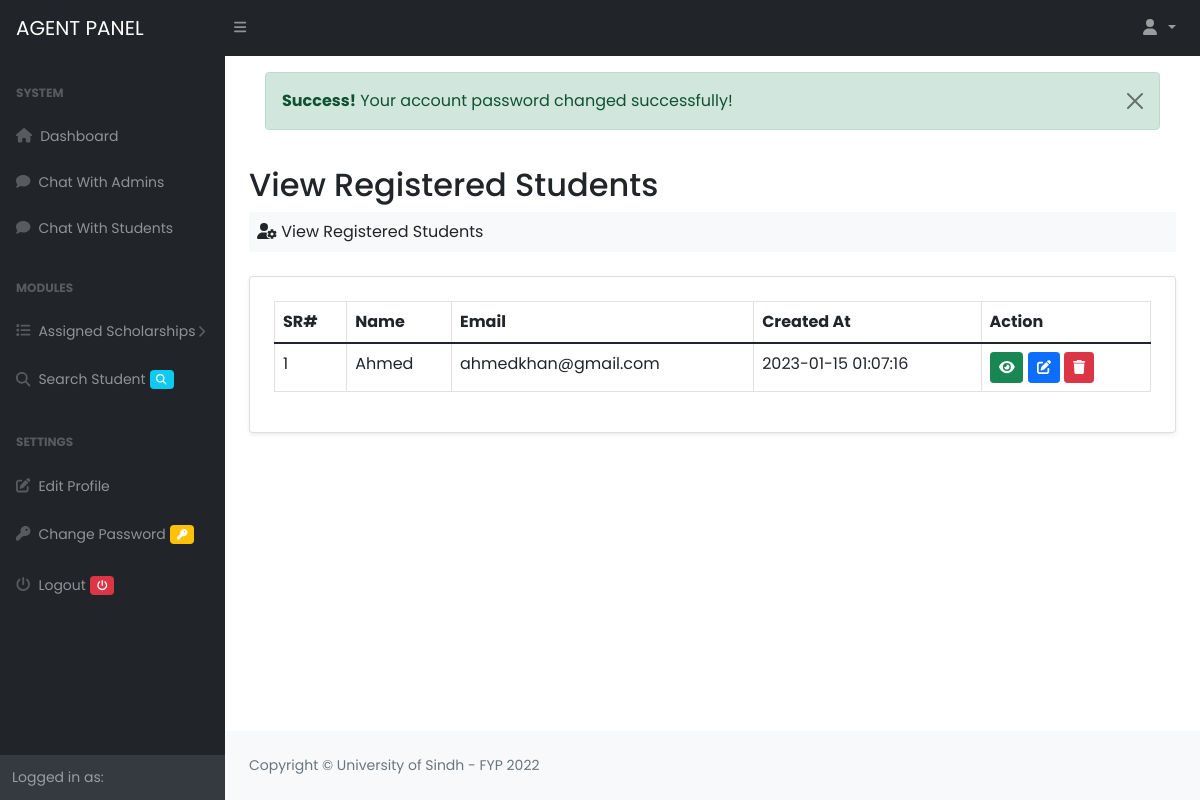
The page /Project/agent/view_students.php (signed in) on the database as committed earlier.
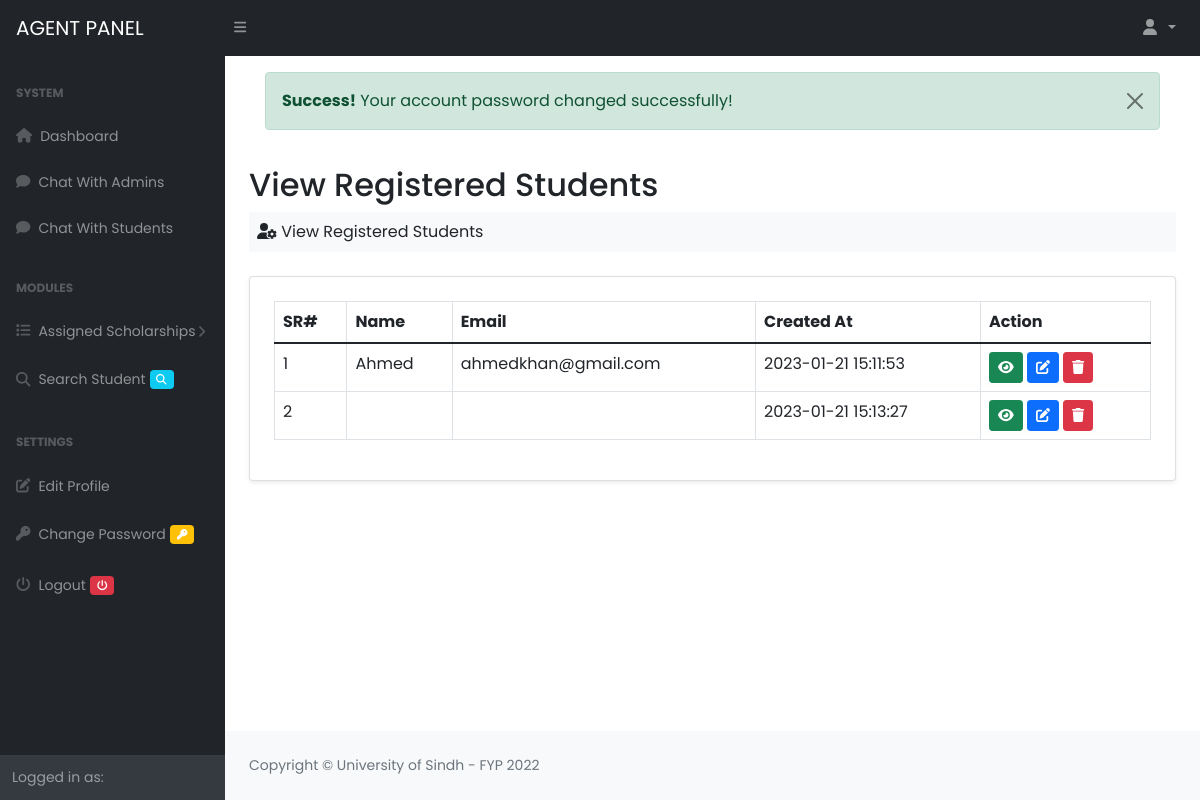
The same page on the database as committed later.
### tables this page shows
CREATE TABLE `students` (
  `student_id` int(11) NOT NULL AUTO_INCREMENT,
  `name` varchar(50) NOT NULL,
  `surname` varchar(50) DEFAULT NULL,
  `email` varchar(50) NOT NULL,
  `password` varchar(50) NOT NULL,
  `cnic` varchar(50) DEFAULT NULL,
  `gender` enum('Male','Female') DEFAULT NULL,
  `dob` varchar(50) DEFAULT NULL,
  `phone` varchar(50) DEFAULT NULL,
  `address` text DEFAULT NULL,
  `ilets_score` varchar(50) DEFAULT NULL,
  `cgpa` varchar(50) DEFAULT NULL,
  `religion` varchar(50) DEFAULT NULL,
  `profile` varchar(100) DEFAULT NULL,
  `status` int(11) DEFAULT 0,
  `created_at` timestamp NOT NULL DEFAULT current_timestamp() ON UPDATE current_timestamp(),
  `price` varchar(50) DEFAULT NULL,
  `link` varchar(100) DEFAULT NULL,
  PRIMARY KEY (`student_id`)
);

### Project/database/database.php (called while the page is built, shortened)
<?php
class Database
{
	private $db_host = "localhost";
	private $db_user = "root";
	private $db_pass = "";
	private $db_name = "fyp_cms";
	public $connection = null;
	public function __construct()
	{
		$this->connection = mysqli_connect($this->db_host, $this->db_user, $this->db_pass, $this->db_name);
	}
	public function executeQuery($query)
	{
		$this->query = $query;
		$this->result = mysqli_query($this->connection, $this->query);
		return $this->result;
	}
}
?>

### Project/agent/view_students.php (the view)
<?php  include_once("includes/header.php"); ?>
 <?php  include_once("includes/nav.php"); ?>
 <div id="layoutSidenav">
         <?php include_once("includes/sidebar.php") ?>
         <div id="layoutSidenav_content">
             <main>
                 <div class="container-fluid px-4">
                     <div class="p-3"><?php require_once("includes/messages.php") ?></div>
                     <h2 class="mt-1">View Registered Students</h2>
                     <ol class="breadcrumb mb-4 bg-light p-2">
                         <li class="breadcrumb-item"><i class="fa fa-user-cog"></i> View Registered Students</li>
                     </ol>
                     <div class="card shadow-sm bg-white p-2">
                         <div class="card-body p-3">
                            <table class="table table-bordered table-hover " id="datatablesSimple">
                                 <thead>
                                     <tr>
                                         <th>SR#</th>
                                         <th>Name</th>
                                         <th>Email</th>
                                         <th>Created At</th>
                                         <th>Action</th>
                                     </tr>
                                 </thead>
                                 <tbody>
                                     <?php
                                         $query = "SELECT * FROM students";
                                         $result = $db->executeQuery($query);
                                         if($result->num_rows){
                                             $a = 0;
                                             while($row = mysqli_fetch_assoc($result)){
                                                 ?>
                                                 <tr>
                                                     <td><?php echo ++$a ?></td>
                                                     <td><?php echo $row['name'] ?></td>
                                                     <td><?php echo $row['email'] ?></td>
                                                     <td><?php echo $row['created_at'] ?></td>
                                                     <td>
                                                     <a href="show_student?id=<?php echo $row['student_id'] ?>" class="btn btn-success btn-sm"><i class="fa fa-eye"></i></a>
                                                     <a href="edit_student?id=<?php echo $row['student_id'] ?>" class="btn btn-primary btn-sm"><i class="fa fa-edit"></i></a>
                                                     <a href="classes/student?id=<?php echo $row['student_id'] ?>" class="btn btn-danger btn-sm"><i class="fa fa-trash"></i></a>
                                                     </td>
                                                 </tr>
                                                 <?php
                                             }
                                         }
                                     ?>
                                 </tbody>
                            </table>
                         </div>
                     </div>
                 </div>
             </main>
 <?php  include_once("includes/footer.php") ?>

Rows that differ between the two databases and show on the page:
changed students "Ahmed": created_at "2023-01-15 01:07:16" → "2023-01-21 15:11:53"
added students: created_at "2023-01-21 15:13:27"
